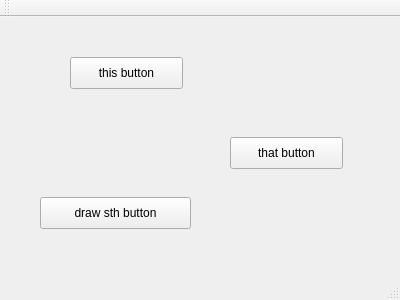
<?xml version="1.0" encoding="UTF-8"?>
<ui version="4.0">
 <class>MainWindow</class>
 <widget class="QMainWindow" name="MainWindow">
  <property name="geometry">
   <rect>
    <x>0</x>
    <y>0</y>
    <width>400</width>
    <height>300</height>
   </rect>
  </property>
  <property name="windowTitle">
   <string>MainWindow</string>
  </property>
  <widget class="QWidget" name="centralWidget">
   <widget class="QPushButton" name="pushButton">
    <property name="geometry">
     <rect>
      <x>70</x>
      <y>40</y>
      <width>113</width>
      <height>32</height>
     </rect>
    </property>
    <property name="text">
     <string>this button</string>
    </property>
   </widget>
   <widget class="QPushButton" name="pushButton_2">
    <property name="geometry">
     <rect>
      <x>230</x>
      <y>120</y>
      <width>113</width>
      <height>32</height>
     </rect>
    </property>
    <property name="text">
     <string>that button</string>
    </property>
   </widget>
   <widget class="QPushButton" name="pushButton_3">
    <property name="geometry">
     <rect>
      <x>40</x>
      <y>180</y>
      <width>151</width>
      <height>32</height>
     </rect>
    </property>
    <property name="text">
     <string>draw sth button</string>
    </property>
   </widget>
  </widget>
  <widget class="QMenuBar" name="menuBar">
   <property name="geometry">
    <rect>
     <x>0</x>
     <y>0</y>
     <width>400</width>
     <height>22</height>
    </rect>
   </property>
  </widget>
  <widget class="QToolBar" name="mainToolBar">
   <attribute name="toolBarArea">
    <enum>TopToolBarArea</enum>
   </attribute>
   <attribute name="toolBarBreak">
    <bool>false</bool>
   </attribute>
  </widget>
  <widget class="QStatusBar" name="statusBar"/>
 </widget>
 <layoutdefault spacing="6" margin="11"/>
 <resources/>
 <connections/>
</ui>
